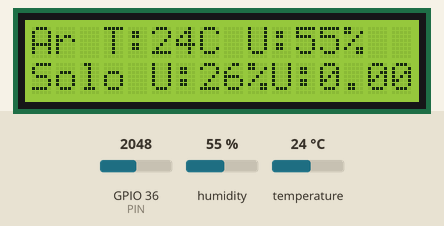
This sketch was run on a simulated ESP32. Shown: 16×2 character LCD. Inputs (shaded band) come from the test bench; at power-on: GPIO 36 (PIN) = 2048, humidity 55 %, temperature 24 °C. WiFi joins after 1.5 s; servers stay silent unless stated; no MQTT or app messages arrive unless stated; what the sketch prints to the serial monitor is not drawn.

Above: at 2.9 s.
3.0 s: GPIO 36 (PIN) set to 2298
At 4.9 s:
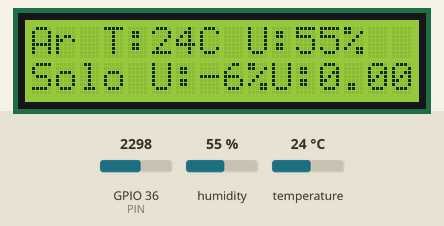
5.4 s: GPIO 36 (PIN) set to 2392
At 6.3 s:
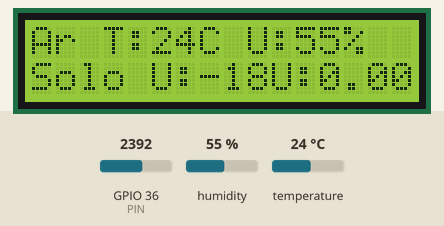
7.4 s: humidity set to 22 %
At 8.9 s:
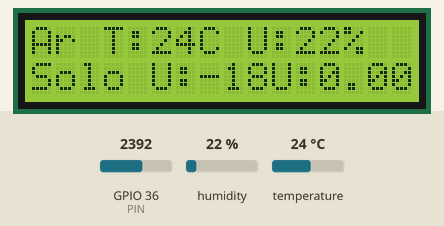
9.5 s: temperature set to 12 °C
At 11.4 s:
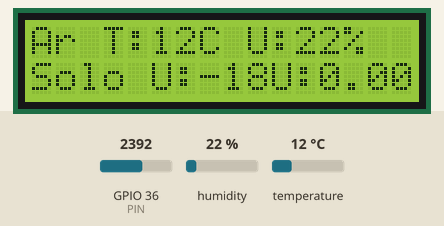
13.7 s: humidity set to 40 %
At 15.4 s:
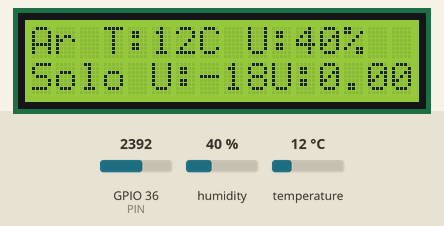
Timing chart, 0 to 16.8 s (numbered marks = the images above; inputs shaded):
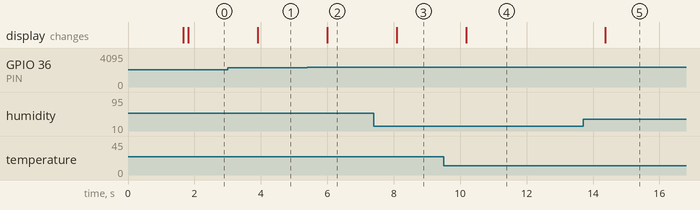

The sketch:

testeNovo.ino
```cpp
// -- This achieves ADC2 usability even when Wifi/Bluetooth are turned on!
//#include "dht.h"
#include "DHT.h"
#include <WiFi.h>
#include <LiquidCrystal_I2C.h>
#include <PubSubClient.h>
#define PIN 36 // Substitute xx with your ADC2 Pin number
int value;

// Debug
#define DEBUG
#ifdef DEBUG
#define DEBUG_PRINT(x)  Serial.print (x)
#define DEBUG_PRINTLN(x)  Serial.println (x)
#else
#define DEBUG_PRINT(x)
#define DEBUG_PRINTLN(x)
#endif

#define SSID "Tupi"
#define PASSWORD "12345678"
WiFiClient espClient;

#define DHTTYPE DHT11
#define DHT11_PIN 32
DHT dht(DHT11_PIN, DHTTYPE);
//dht DHT;

//LCD
LiquidCrystal_I2C lcd(0x27, 16, 2);
short lcdState = 0;

PubSubClient MQTT(espClient);
#define BROKER_MQTT "broker.hivemq.com"
#define BROKER_PORT 1883
#define TOPICO_ESTUFA "tupi/agro/estufa"
#define TOPICO_BOMBA "tupi/agro/bomba"
#define TOPICO_FERTIRRIGACAO "tupi/agro/fertirrigacao"
#define ID_MQTT "TupiAgro_01" //id mqtt (para identificação de sessão)

short soilMoisture = 0;
short airHumidity = 0;
short airTemperature = 0;
boolean mqttStatus = false;
char buffer[130];

void setup() {
  Serial.begin(115200);

  // Config LCD
  lcd.init();
  lcd.setBacklight(HIGH);
  lcd.setCursor(0, 0);
  lcd.print(F("Tupi Agro"));
  lcd.setCursor(0, 1);
  lcd.print(F("Inicializando..."));

  initWifi();
  initMQTT();
  connectMQTT();
  dht.begin();

  lcd.setCursor(0, 1);
  lcd.print(F("Sistema Online"));
  delay(100);
}

void loop() {
  checkCommunication();
  lcd.clear();
  String displayMsg = "";

  soilMoisture = map(analogRead(PIN), 1456, 2249, 100, 0);

  airHumidity = round(dht.readHumidity());
  airTemperature = round(dht.readTemperature());

  lcd.setCursor(0, 0);
  displayMsg = "Ar T:" + String(airTemperature) + "C";
  lcd.print(displayMsg);

  lcd.setCursor(9, 0);
  displayMsg = "U:" + String(airHumidity) + "%";
  lcd.print(displayMsg);

  lcd.setCursor(0, 1);
  displayMsg = "Solo U:" + String(soilMoisture) + "%";
  lcd.print(displayMsg);

  lcd.setCursor(10, 1);
  displayMsg = "U:" + String((analogRead(PIN) / 4095) * 3.3) + "%";
  lcd.print(displayMsg);

  MQTT.publish(TOPICO_ESTUFA, "sss");
  //MQTT.publish(TOPICO_ESTUFA, buffer, n);

  MQTT.loop(); // Callback será executada automaticamente no decorrer do loopdelay(1000);
  delay(1000);
}

/*
    Atributos do Wifi
*/
void initWifi() {
  WiFi.begin(SSID, PASSWORD);

  DEBUG_PRINT("(Wifi) Conectando à rede: ");
  DEBUG_PRINT(SSID);

  while (WiFi.status() != WL_CONNECTED) {
    delay(500);
    DEBUG_PRINT(".");
  }

  DEBUG_PRINTLN("");
  DEBUG_PRINTLN("(Wifi) Conectado.");
  DEBUG_PRINT("(Wifi) IP address: ");
  DEBUG_PRINTLN(WiFi.localIP());
}

/*
   Atributos do MQTT
*/
void initMQTT() {
  MQTT.setServer(BROKER_MQTT, BROKER_PORT); //informa qual broker e porta deve ser conectado
  MQTT.setCallback(callbackMQTT); //atribui função de callback (função chamada quando qualquer informação de um dos tópicos subescritos chega)
}

void connectMQTT() {
  if (WiFi.status() == WL_CONNECTED) {
    DEBUG_PRINTLN("(MQTT) Link ON");
    while (!MQTT.connected()) {
      if (MQTT.connect(ID_MQTT)) {
        mqttStatus = true;
        MQTT.subscribe(TOPICO_BOMBA);
        MQTT.subscribe(TOPICO_ESTUFA);
        DEBUG_PRINTLN("(MQTT) Conexão OK.");
      }
      else {
        delay(1000);
      }
    }
  }
  else {
    DEBUG_PRINTLN("(MQTT) Link OFF, reconectando.");
    WiFi.reconnect();
    connectMQTT();
  }
}

void checkCommunication(void) {
  if (!MQTT.connected()) {
    mqttStatus = false;
    connectMQTT(); //se não há conexão com o Broker, a conexão é refeita
  }
}

void callbackMQTT(char * topic, byte * payload, unsigned int length) {
  String msg;
  //obtem a string do payload recebido
  for (int i = 0; i < length; i++) {
    char c = (char) payload[i];
    msg += c;
  }

  DEBUG_PRINT("(MQTT) ");
  DEBUG_PRINTLN(msg);

  String topicString = String(topic);
}
```

Measured:
- the behaviour switches between 2328 and 2329 on GPIO 36 (PIN) (found by bisection; images 1 and 2)
- after the input at 3.0 s, the display: changes after 0.91 s (image 1)
- after the input at 5.4 s, the display: changes after 0.60 s (image 2)
- after the input at 7.4 s, the display: changes after 0.69 s (image 3)
- after the input at 9.5 s, the display: changes after 0.69 s (image 4)
- after the input at 13.7 s, the display: changes after 0.67 s (image 5)
